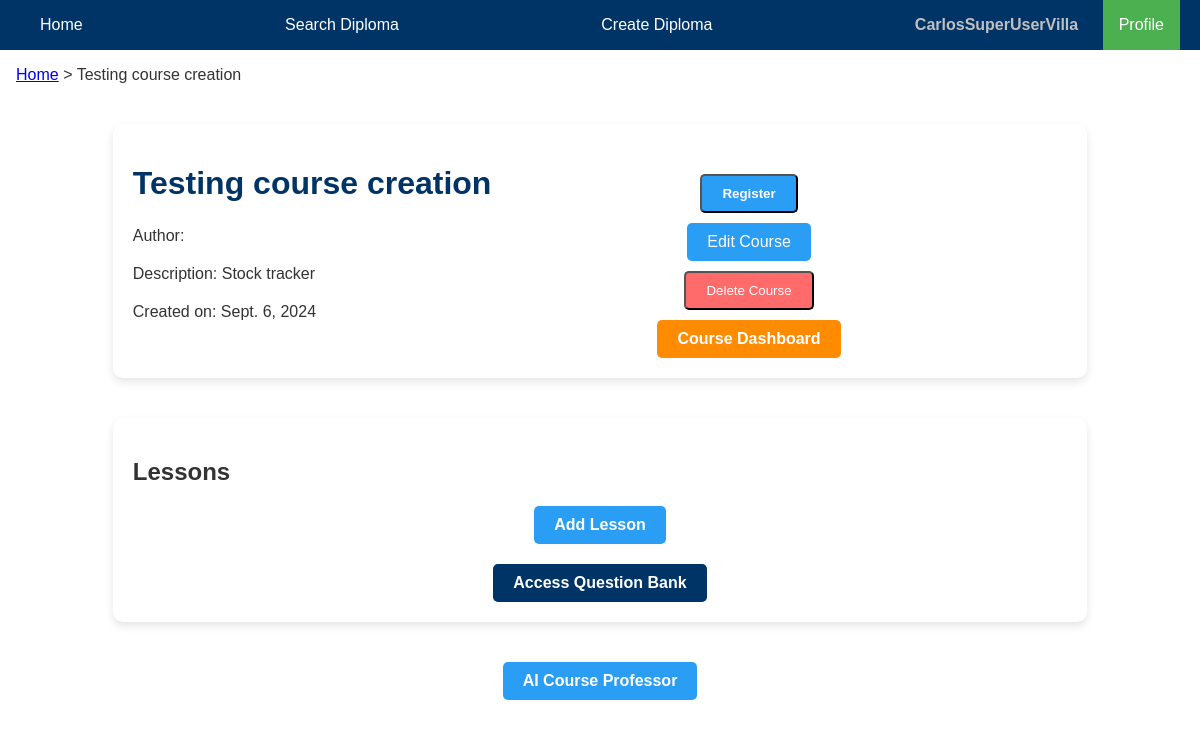
/courses/1/ (signed in), run on an earlier commit of the app's database.
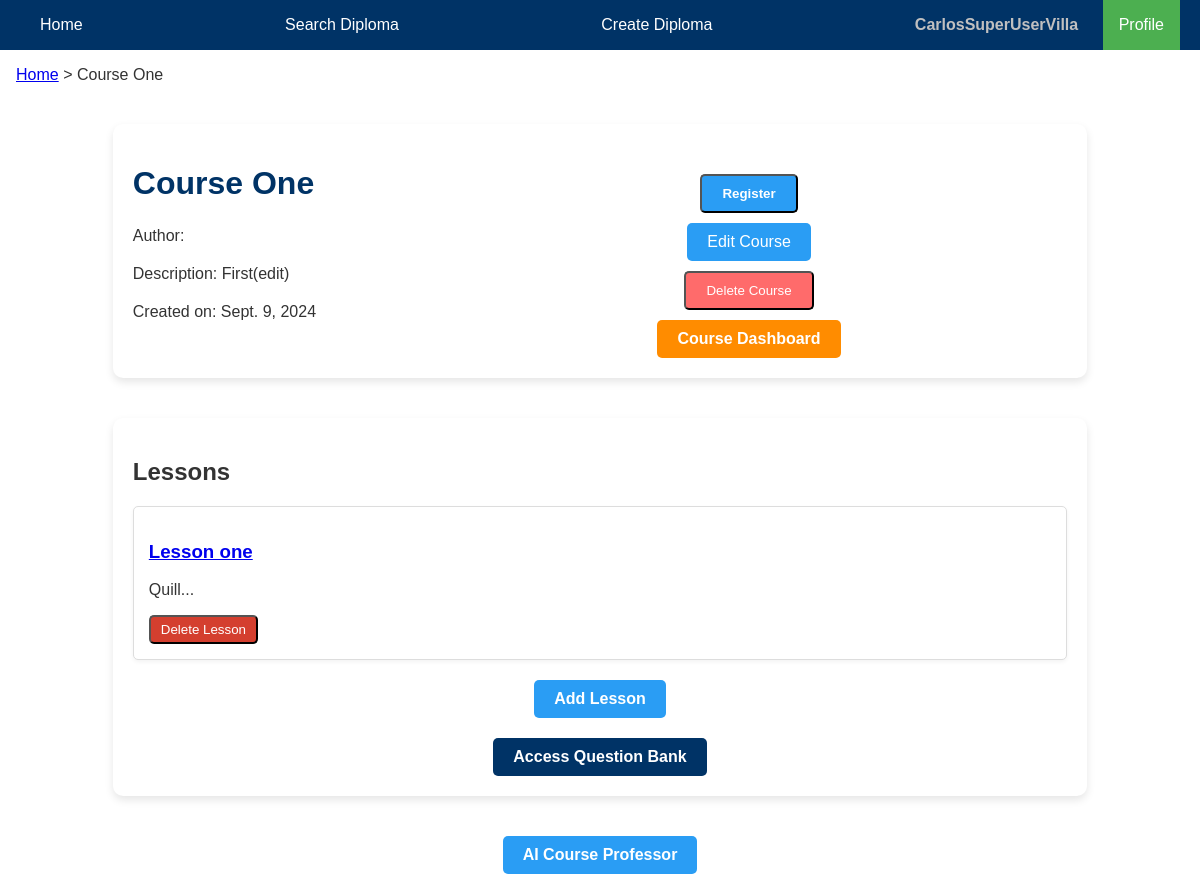
And on a later commit of the database.
### edu_core/models.py (models this page shows)
class Course(models.Model):
    name = models.CharField(max_length=255)
    creation_date = models.DateField(auto_now_add=True)
    last_update_date = models.DateField(auto_now=True)
    author = models.ForeignKey(CustomUser, on_delete=models.SET_NULL, null=True, limit_choices_to={'user_type': CustomUser.PROFESSOR}, related_name='authored_courses')
    students = models.ManyToManyField(CustomUser, through='Registration', related_name='registered_courses')
    image_url = models.URLField(
        max_length=500, null=True, blank=True,
        help_text="Paste a URL to the course image",
        validators=[validate_trusted_url]
    )
    description = models.TextField(null=True, blank=True)
    is_public = models.BooleanField(default=True)  # New field for public visibility
    paused = models.BooleanField(default=False)

class Lesson(models.Model):
    course = models.ForeignKey(Course, on_delete=models.CASCADE, related_name='lessons')
    name = models.CharField(max_length=255)
    content = models.TextField()

### edu_core/views/course_views.py (the view)
# urls.py: path('courses/<int:course_id>/', course_detail, name='course_detail'),
@login_required
@course_access_check
def course_detail(request, course_id):
    course = get_object_or_404(Course, pk=course_id)
    user = request.user if request.user.is_authenticated else None
    registered = course.registrations.filter(student=user).exists() if user else False
    if course.paused and user and user != course.author and not user.is_superuser:
        context = {'course': course, 'paused': True}
        return render(request, 'edu_core/course/course_paused.html', context)
    context = {
        'course': course,
        'registered': registered,
        'is_author_or_superuser': user == course.author or (user and user.is_superuser),
    }
    return render(request, 'edu_core/course/course.html', context)

### edu_core/templates/edu_core/course/course.html (shortened to what this page needs)
{% extends "edu_core/base.html" %}
{% load static %}
{% block content %}
<link rel="stylesheet" href="{% static 'edu_core/css/course.css' %}" type="text/css">
<nav class="breadcrumb-nav">
    <a href="{% url 'home' %}" class="breadcrumb">Home</a> &gt;
    <span class="breadcrumb current">{{ course.name }}</span>
</nav>
<div class="course-container">
    <div class="course-info">
        <h1>{{ course.name }}</h1>
        <p class="author">Author: {{ course.author.get_full_name }}</p>
        <p class="course-description">Description: {{ course.description }}</p>
        <p class="created-date">Created on: {{ course.creation_date }}</p>
    </div>
    <div class="controls">
        <div class="registration-container">
            {% if registered %}
                <form action="{% url 'register_course' course.id %}" method="post">
                    {% csrf_token %}
                    <button type="submit" name="unregister" class="unregister-button">Unregister</button>
                </form>
            {% else %}
                <form action="{% url 'register_course' course.id %}" method="post">
                    <button type="submit" name="register" class="register-button">Register</button>
                </form>
            {% endif %}
        </div>
        {% if is_author_or_superuser %}
            <a href="{% url 'edit_course' course.id %}" class="edit-course">Edit Course</a>
            <form action="{% url 'delete_course' course.id %}" method="post" style="display: inline;">
                <button type="submit" class="delete-course">Delete Course</button>
            </form>
            <a href="{% url 'course_dashboard' course.id %}" class="course-dashboard-button">Course Dashboard</a>
        {% endif %}
    </div>
</div>
<div class="lessons-container">
    <h2>Lessons</h2>
    {% for lesson in course.lessons.all %}
        <div class="lesson">
            <h3>
                {% if registered or is_author_or_superuser %}
                    <a href="{% url 'lesson_view' lesson.id %}">{{ lesson.name }}</a>
                {% else %}
                    {{ lesson.name }}
                {% endif %}
            </h3>
            <p>{{ lesson.content | truncatewords:20 }}...</p>
            {% if is_author_or_superuser %}
                <form action="{% url 'delete_lesson' lesson.id %}" method="post" style="display: inline;">
                    <button type="submit" class="delete-lesson-button">Delete Lesson</button>
                </form>
            {% endif %}
        </div>
    {% endfor %}
    {% if is_author_or_superuser %}
        <div class="add-lesson-container">
            <a href="{% url 'lesson_add' course.id %}" class="add-lesson-button">Add Lesson</a>
        </div>
        <div class="question-bank-container">
            <a href="{% url 'question_bank' course.id %}" class="question-bank-button">Access Question Bank</a>
        </div>
    {% endif %}
</div>
{% if registered or is_author_or_superuser %}
    <div class="ai-professor-container">
        <a href="{% url 'ai_course_professor' course.id %}" class="ai-professor-button">AI Course Professor</a>
    </div>
{% endif %}
{% endblock %}

What changed in the data, as far as the page shows it:
changed Course: name "Testing course creation" → "Course One"; description "Stock tracker" → "First(edit)"; creation_date "Sept. 6, 2024" → "Sept. 9, 2024"
now on this page (row edited): Lesson: name "Lesson one", content "Quill"
